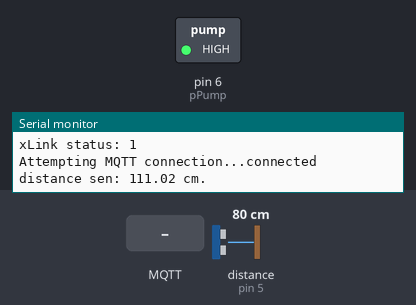
Bench run of a sketch on a simulated Arduino Uno, built with avr-gcc and run on an emulated ATmega328P. Parts: switched loads named in the sketch (green lamp = pin HIGH), the last lines printed to the serial monitor. Wiring (inferred from the names in the program): ultrasonic range finder: trigger pin 4; echo pin 5. The test bench sets the inputs (shaded band); at power-on: distance to the obstacle (sensor on pin 5) 80 cm. The echo pulse lasts 58.3 µs per cm; WiFi joins after 1.5 s; servers stay silent unless stated; no MQTT or app messages arrive unless stated; pins used as bus, display or sensor lines are not drawn.

Above: at 4.2 s.
4.3 s: MQTT message "1" arrives on the first subscribed topic
At 4.9 s:
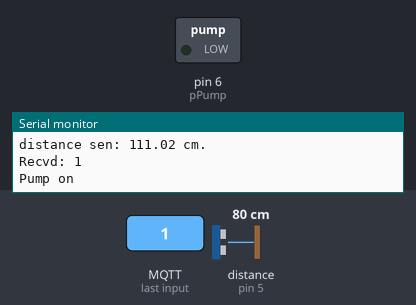
6.0 s: MQTT message "0" arrives on the first subscribed topic
At 7.3 s:
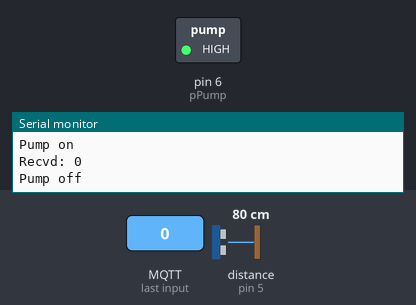
Timing chart, 0 to 9.0 s (numbered marks = the images above; inputs shaded):
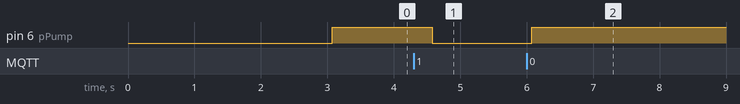

Measured:
- after the input at 4.3 s, pin 6 (pPump): HIGH → LOW after 0.28 s
- after the input at 6.0 s, pin 6 (pPump): LOW → HIGH after 0.08 s

The sketch:

waterlevel.ino
```cpp
// LAN modul W5500 - web server

#include <SPI.h>
#include <Ethernet.h>
#include <PubSubClient.h>
// nastavení MAC adresy
byte mac[] = {
  0xDE, 0xAD, 0xBE, 0xEF, 0xFE, 0xED
};
// Set up ip adress. Must be in range of dhcp

IPAddress ip(192, 168, 1, 1); // TODO change
// ini
EthernetServer server(80);

#define SLEEPTIME 600000 //ms

// pinout for Trig and Echo of ultrasonic module
int pTrig = 4;
int pEcho = 5;
// init vars
double odezva, vzdalenost;
#define pPump 6
#define pPump2 7


//mqtt config.
#define mqtt_server "192.168.1.2" // TODO change mqtt login setup
#define mqtt_user "user"
#define mqtt_password "yourpassword"
#define mqtt_wtopic "yourtopic"
//#define mqtt_send_interval 12000 //ms TODO x50
#define mqtt_send_interval 600000 //ms

#define mqtt_sub_topic_pump "controll/pump"
#define pumpON LOW
#define pumpOFF HIGH

//pump timer
#define pump_max_time 600000 //10 minutes
//const unsigned long pump_max_time = (6000 * 10) //10 minutes
static unsigned long pump_last_impulse = 0;
static int pumpon = false;

//MQtt
EthernetClient ethClient;
PubSubClient client(ethClient);

void setupPump() {
  pinMode(pPump, OUTPUT);
  digitalWrite(pPump, pumpOFF);
}


void setpump(byte* onoff) {
  int ival = atoi(onoff);
  Serial.print("Recvd: ");
  Serial.println(ival);
  if(ival == 1 ) {
    digitalWrite(pPump, pumpON);
    pump_last_impulse = millis();
    pumpon = true;
    Serial.println("Pump on");
  }
  else {
    digitalWrite(pPump, pumpOFF);
    pump_last_impulse = millis();
    pumpon = false;
    Serial.println("Pump off");
  }
}

void checkpump() {
//  Serial.print(millis() - pump_last_impulse);
//  Serial.print(" > ");
//  Serial.println(pump_max_time);
  if(pumpon && (millis() - pump_last_impulse) > pump_max_time) {
    Serial.println("Fallback stop pump!");
    digitalWrite(pPump, pumpOFF);
    pumpon = false;
  }
}

void mqttcallback(char* topic, byte* payload, unsigned int length) {
  //Serial.println(topic);
  if(strcmp(topic, mqtt_sub_topic_pump) == 0) {
    setpump(payload);
  }
}

void setup_hc() {
  // Set up pins of  HC-SR04
  pinMode(pTrig, OUTPUT);
  pinMode(pEcho, INPUT);
}

void reconnect_mqtt() {
  // Loop until we're reconnected
  while (!client.connected()) {
    Serial.print("Attempting MQTT connection...");
    // Attempt to connect
    // If you do not want to use a username and password, change next line to
    // if (client.connect("ESP8266Client")) {
    if (client.connect("kebule", mqtt_user, mqtt_password)) {
      client.subscribe(mqtt_sub_topic_pump);
      Serial.println("connected");
    } else {
      Serial.print("failed, rc=");
      Serial.print(client.state());
      Serial.println(" try again in 5 seconds");
      // Wait 5 seconds before retrying
      delay(5000);
    }
  }
}


void ipsetup() {
  static int started = false;
  //Serial.println("--Link status: ");
  //Serial.println(Ethernet.linkStatus());
  if(started) {
    Ethernet.maintain();
    if(Ethernet.linkStatus() == LinkON) {
      return;
    }
  }

  Ethernet.begin(mac);
  // Allow hw to sert it out
  delay(1500);
  server.begin();
  // Serial out debug
  Serial.print("Server je na IP adrese: ");
  Serial.println(Ethernet.localIP());
  started = true;
  Serial.print("xLink status: ");
  Serial.println(Ethernet.linkStatus());
  //mqtt
  client.setServer(mqtt_server, 1883);
  client.setCallback(mqttcallback);

  reconnect_mqtt();
}

bool checkBound(float newValue, float prevValue, float maxDiff) {
  return !isnan(newValue) &&
         (newValue < prevValue - maxDiff || newValue > prevValue + maxDiff);
}

void setup() {
  // init serial line 9600 baud
  Serial.begin(9600);
  // Setup ip layer
  //Ethernet.begin(mac, ip);
  ipsetup();
  setup_hc();
  setupPump();
}


double getdistance()
{
  // Set 2us out to GND (for safety)
  // Then set 5us output to HIGH
  // Then LOW again
  digitalWrite(pTrig, LOW);
  delayMicroseconds(2);
  digitalWrite(pTrig, HIGH);
  delayMicroseconds(5);
  digitalWrite(pTrig, LOW);
  // By pulseIne get length of pulse in us
  odezva = pulseIn(pEcho, HIGH);
  // Calculate distance from time
  //vzdalenost = odezva / 58.31;
  vzdalenost = odezva * 0.034 / 2.0;
//  Serial.print("Vzdalenost je ");
//  Serial.print(vzdalenost);
//  Serial.println(" cm.");
  return vzdalenost;
}

void send_data() {
  unsigned long currentMillis = millis(); // refresh counter variable
  static unsigned long lastSent = 0 - mqtt_send_interval;

  if(currentMillis - lastSent >= mqtt_send_interval) {
    char c_topic[100];
    double dist = 190.0 - getdistance();
    String topic = mqtt_wtopic;
    topic.toCharArray(c_topic,100);
    client.publish(c_topic, String(dist).c_str(), true);
    lastSent = currentMillis;
    Serial.print("distance sen: ");
    Serial.print(dist);
    Serial.println(" cm.");
  }
}


void loop() {
  ipsetup();
  reconnect_mqtt();
  // Send data
  send_data();
  //delay(3000);
  client.loop();
  checkpump();
  delay(500);
}
```
